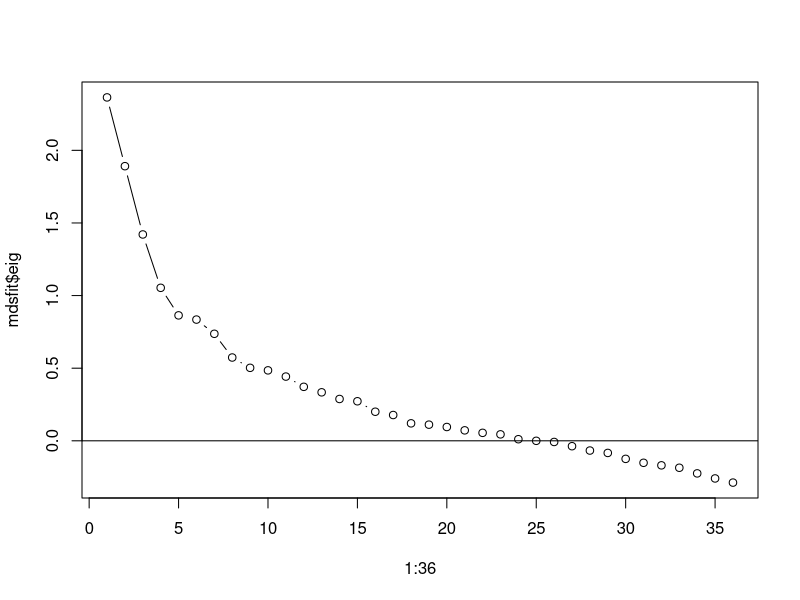
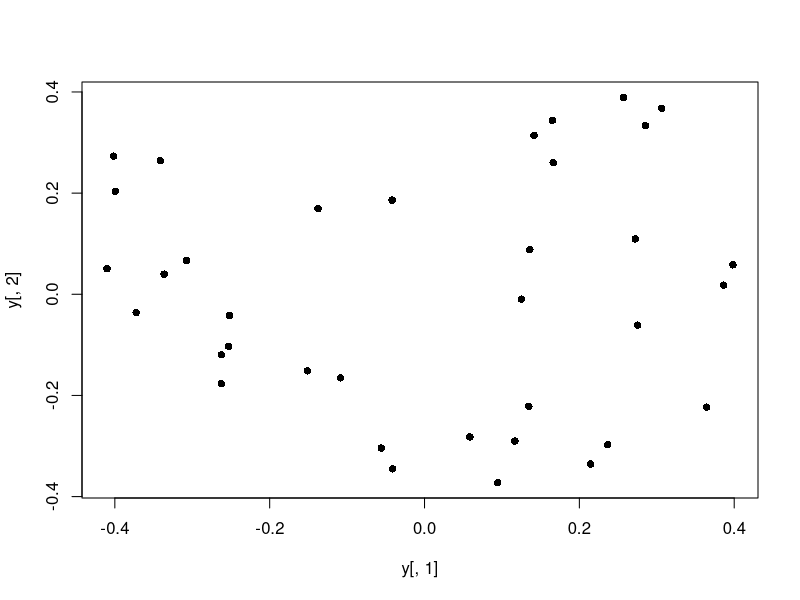
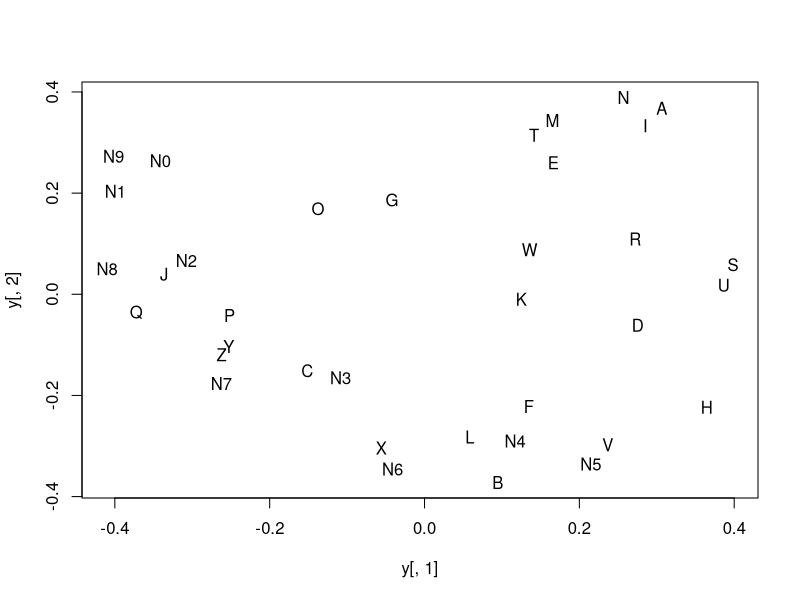
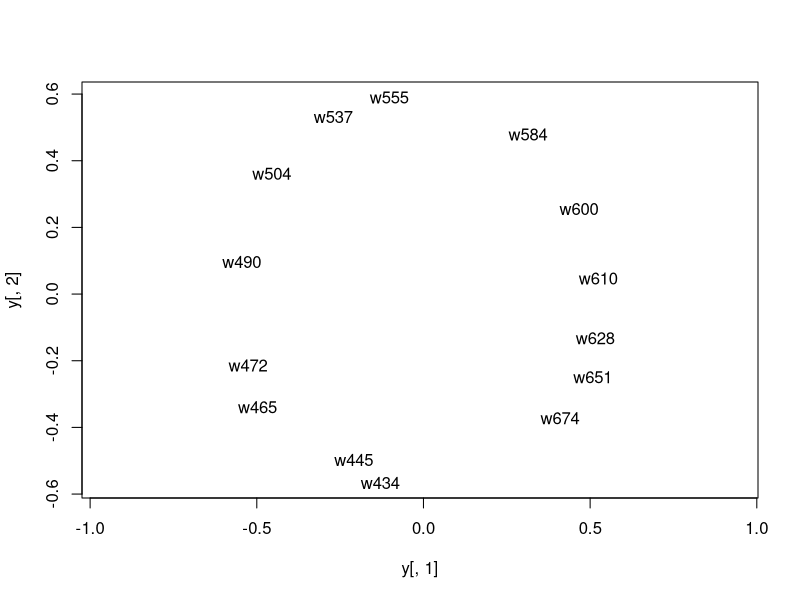

The R script that drew these images, in order:
## ---- chunk 1
library(knitr)
opts_chunk$set(tidy.opts = list(width.cutoff = 60), tidy = TRUE)
## ---- chunk 2
set.seed(10)
## ---- chunk 3
morse <- read.csv(file = 'Data_csv/Morse_code.csv')
morse <- as.matrix(morse)
rownames(morse) <- colnames(morse)
## ---- chunk 4
D <- diag(1 / sqrt(diag(morse))) %*%
  morse %*%
  diag(1 / sqrt(diag(morse)))
D <- (D + t(D)) / 2
D <- 1 - D
rownames(D) <- rownames(morse)
colnames(D) <- colnames(morse)
## ---- chunk 5
mdsfit <- cmdscale(d = D, k = 2, eig = T)
y <- mdsfit$points
## ---- chunk 6
plot(1:36, mdsfit$eig, type = 'b')
abline(h = 0)
## ---- chunk 7
plot(y[, 1], y[, 2], pch = 16)
## ---- chunk 8
plot(y[, 1], y[, 2], type = 'n')
text(y[, 1], y[, 2], labels = rownames(D))
## ---- chunk 9
colors <- read.csv('Data_csv/color_stimuli.csv')
colors <- as.matrix(colors)
rownames(colors) <- colnames(colors)
D <- 1 - colors # dissimilarity matrix
D <- (D + t(D)) / 2
## ---- chunk 10
library(MASS)
## ---- chunk 11
sammonfit <- sammon(d = D, k = 2)
y <- sammonfit$points
## ---- chunk 12
plot(y[, 1], y[, 2], type = 'n', asp=1)
text(y[, 1], y[, 2], labels = rownames(D))
